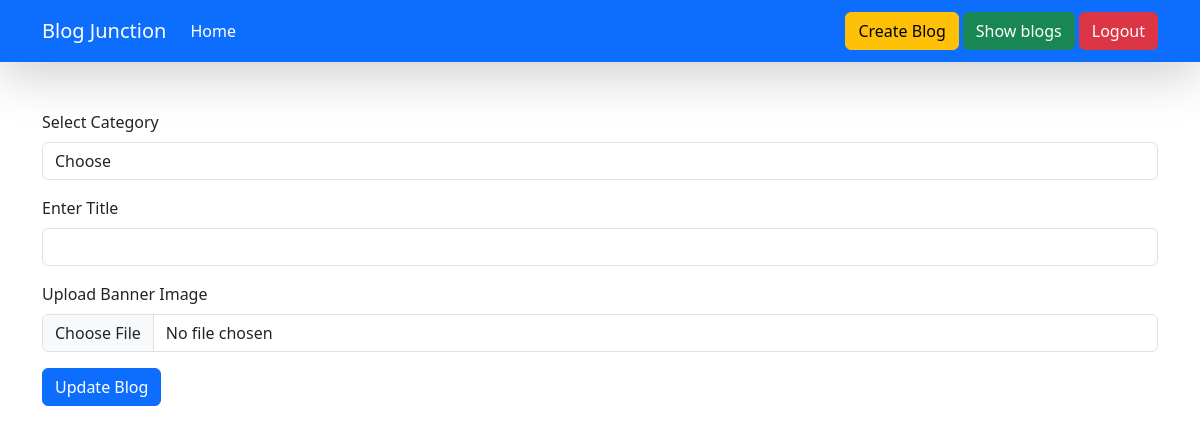
Page /update-blogs/2 (signed in) on the earlier database version.
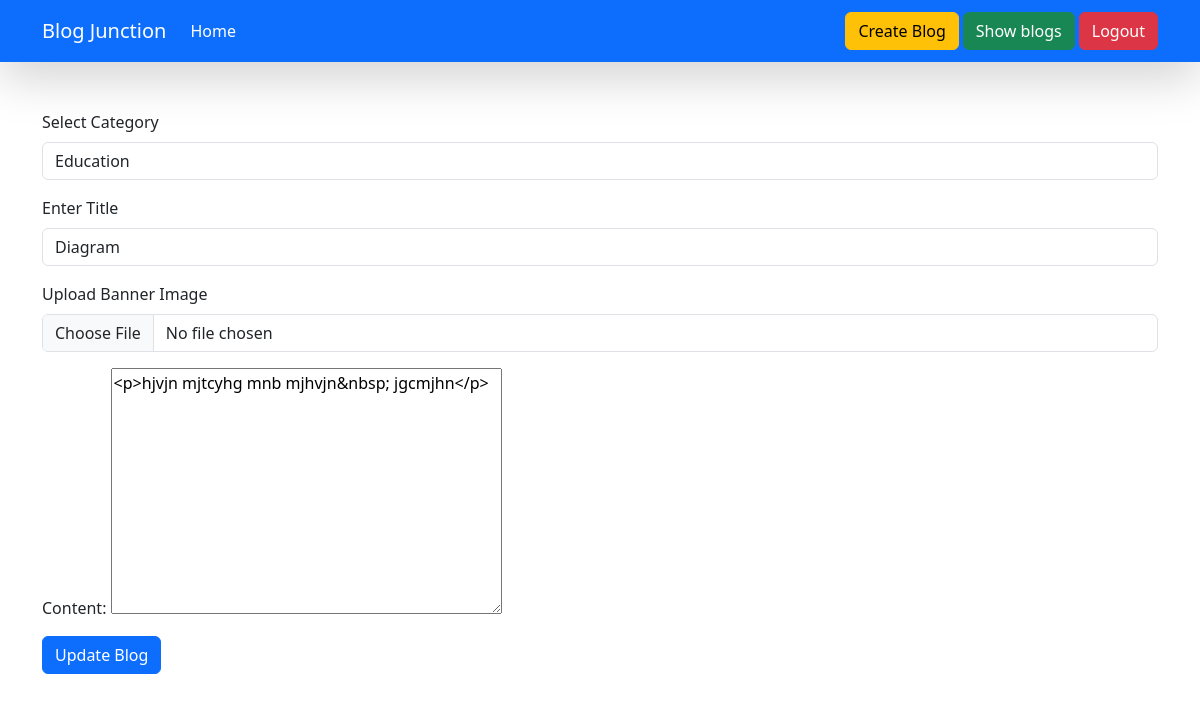
Same page on the later database version.
### blog/models.py (models this page shows, shortened)
class Blog(models.Model):
    title=models.CharField(max_length=100)
    content=FroalaField()
    category=models.ForeignKey(Category,on_delete=models.CASCADE)
    user=models.ForeignKey(User, on_delete=models.CASCADE)
    banner_image=models.ImageField(upload_to='blog')
    created_at=models.DateTimeField(auto_now_add=True)
    updated_at=models.DateTimeField(auto_now=True)

class Category(models.Model):
    Category_name = models.CharField(max_length=100)

### blog/views.py (the view, shortened to what this page needs)
# urls.py: path('update-blogs/<id>',update_blogs,name='update_blogs'),
@login_required(login_url='/login/')
def update_blogs(request,id):
    context={'categories': Category.objects.all()}
    try:
        blog_obj = Blog.objects.get(id=id)
        if blog_obj.user != request.user:
            return redirect('/')
        initial_dict={'content': blog_obj.content}
        form=BlogForm(initial=initial_dict)
        context['form']=form
        context['blog_obj']=blog_obj
    except Exception as e:
        print(e)
    return render(request,'update_blogs.html', context)

### blog/form.py
class BlogForm(forms.ModelForm):
  class Meta:
      model=Blog
      fields=['content']

### blog/templates/update_blogs.html (shortened to what this page needs)
{% extends "base.html" %}
{% block start %}
<div class="container mt-5">
    <div class="row">
        <form method="post" enctype="multipart/form-data">
            <div class="mb-3">
                <label for="text"  class="form-label">Select Category</label>
                <Select class="form-control" name="category">
                    <option>Choose</option>
                    {% for category in categories %}
                    <option value="{{ category.id }}"{% if blog_obj.category == category %}selected{% endif %}>{{ category.Category_name }}</option>
                    {% endfor %}
                </select>
              </div>
            <div class="mb-3">
              <label for="exampleInputEmail1" class="form-label">Enter Title</label>
              <input type="text" name="title" class="form-control" value="{{blog_obj.title}}" id="exampleInputEmail1" aria-describedby="emailHelp">
            </div>
            <div class="mb-3">
              <label for="exampleInputEmail1" class="form-label">Upload Banner Image</label>
              <input type="file" name="banner_image" class="form-control" id="exampleInputEmail1" aria-describedby="emailHelp">
            </div>
            <div class="mb-3">
            {{form.as_p}}
            </div>
            <button type="submit" class="btn btn-primary">Update Blog</button>
          </form>
    </div>
</div>
{% endblock %}

Differences in the rows shown:
added Blog: category "Education", title "Diagram", content "<p>hjvjn mjtcyhg mnb mjhvjn&nbsp; jgcmjhn</p>"
Other differences:
form field category: "Choose" → (not shown)
text now shown: "Content:"
